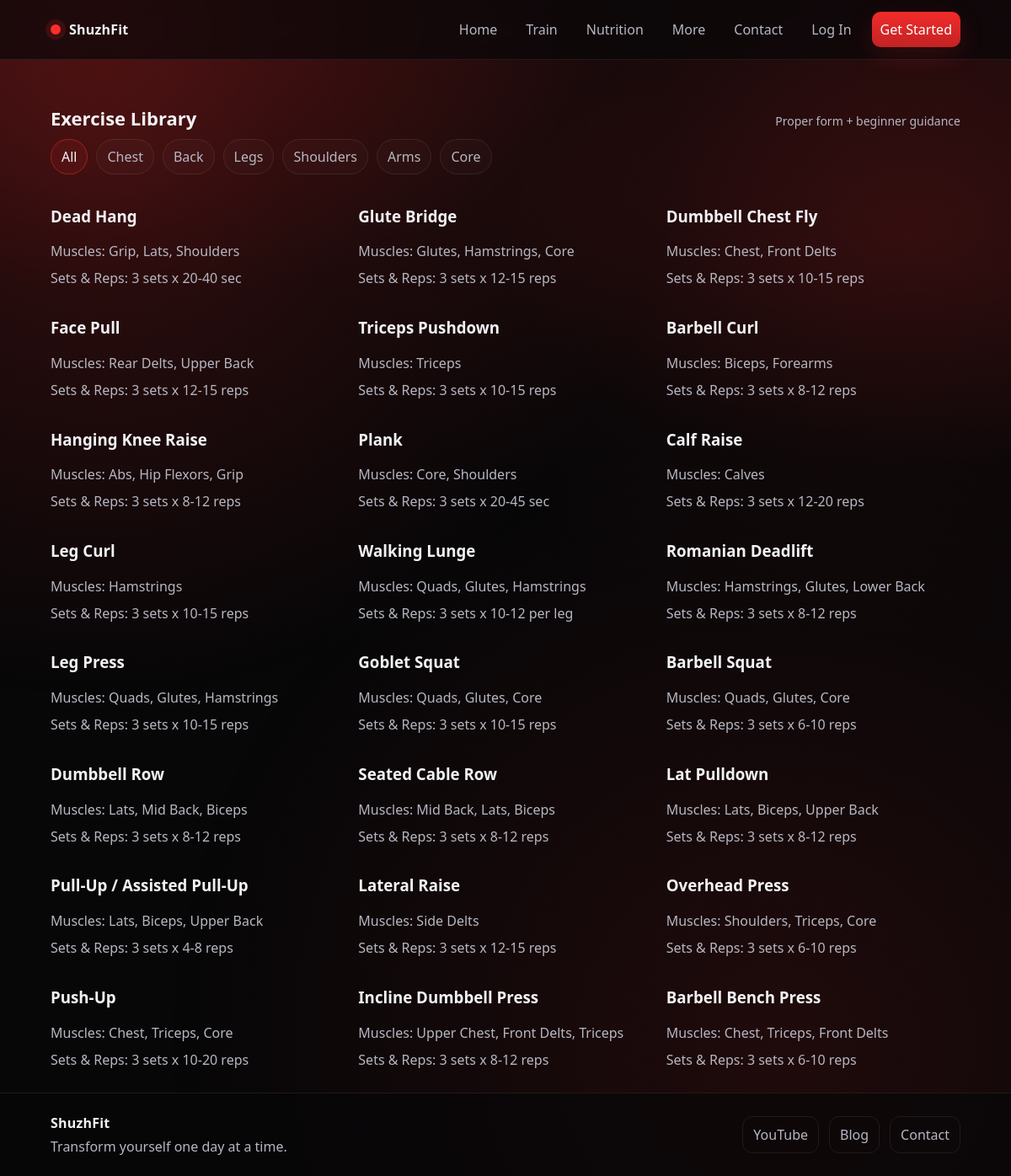
/exercises.php, run on the app's committed database.
### tables this page shows
CREATE TABLE IF NOT EXISTS exercises (
  id INT UNSIGNED NOT NULL AUTO_INCREMENT,
  name VARCHAR(200) NOT NULL,
  slug VARCHAR(220) NOT NULL,
  muscles_worked VARCHAR(200) NOT NULL,
  benefits MEDIUMTEXT NOT NULL,
  form_guide MEDIUMTEXT NOT NULL,
  mistakes MEDIUMTEXT NOT NULL,
  reps VARCHAR(120) NOT NULL DEFAULT '3 sets x 10-12 reps',
  created_at TIMESTAMP NOT NULL DEFAULT CURRENT_TIMESTAMP,
  PRIMARY KEY (id),
  UNIQUE KEY uniq_exercises_slug (slug),
  KEY idx_exercises_created (created_at)
);

### lib/auth.php (called while the page is built, shortened)
<?php
if (!defined('SHUZHFIT_AUTH_LOADED')) {
    function current_user(): ?array
    {
        $userId = isset($_SESSION['user_id']) ? (int)$_SESSION['user_id'] : 0;
        if ($userId <= 0) {
            return $user = null;
        }
        $user = db_fetch_one(
            'SELECT id, name, email, height_cm, goal_type, activity_level, weekly_workout_target, target_weight_kg
             FROM users WHERE id = :id LIMIT 1',
            [':id' => $userId]
        );
        return $user;
    }
}

### lib/db.php (called while the page is built, shortened)
<?php
if (!defined('SHUZHFIT_DB_LOADED')) {
    $config = require __DIR__ . '/../config/db.php';
    $dbHost = $config['host'] ?? '127.0.0.1';
    $dbName = $config['dbname'] ?? 'shuzhfit';
    $dbUser = $config['user'] ?? 'root';
    $dbPass = $config['pass'] ?? '';
    $dbPort = $config['port'] ?? 3306;
    function shuzhfit_pdo(): PDO
    {
        global $dbHost, $dbName, $dbUser, $dbPass, $dbPort;
        $dsn = "mysql:host={$dbHost};port={$dbPort};dbname={$dbName};charset=utf8mb4";
        $pdo = new PDO($dsn, $dbUser, $dbPass, [
            PDO::ATTR_ERRMODE => PDO::ERRMODE_EXCEPTION,
            PDO::ATTR_DEFAULT_FETCH_MODE => PDO::FETCH_ASSOC,
        ]);
        return $pdo;
    }
    function e(string $value): string
    {
        return htmlspecialchars($value, ENT_QUOTES, 'UTF-8');
    }
    function db_fetch_all(string $sql, array $params = []): array
    {
        $stmt = shuzhfit_pdo()->prepare($sql);
        $stmt->execute();
        return $stmt->fetchAll();
    }
}

### exercises.php (the view, shortened to what this page needs)
<?php
require_once __DIR__ . '/lib/db.php';
$muscleFilter = trim((string)($_GET['muscle'] ?? ''));
$allowedMuscles = ['Chest', 'Back', 'Legs', 'Shoulders', 'Arms', 'Core'];
$params = [];
$where = '';
$exercises = db_fetch_all(
    'SELECT id, name, slug, muscles_worked, benefits, reps, created_at FROM exercises' . $where . ' ORDER BY created_at DESC LIMIT 100',
    $params
);
?>
<!doctype html>
<html lang="en">
<head>
    <link rel="stylesheet" href="css/style.css" />
</head>
<body>
    <?php require __DIR__ . '/includes/header.php'; ?>
    <main class="container page">
        <section>
            <div class="section-title">
                <h2>Exercise Library</h2>
                <span>Proper form + beginner guidance</span>
            </div>
            <div class="filter-bar">
                <a class="filter-pill <?php echo $muscleFilter === '' ? 'active' : ''; ?>" href="exercises.php">All</a>
                <?php foreach ($allowedMuscles as $muscle): ?>
                    <a class="filter-pill <?php echo $muscleFilter === $muscle ? 'active' : ''; ?>" href="exercises.php?muscle=<?php echo urlencode($muscle); ?>"><?php echo e($muscle); ?></a>
                <?php endforeach; ?>
            </div>
            <div class="grid" style="grid-template-columns:repeat(3,1fr);">
                <?php if (!$exercises): ?>
                    <div class="notice err">No exercises found. Admin can add exercises from /admin.</div>
                <?php else: ?>
                    <?php foreach ($exercises as $ex): ?>
                        <article class="exercise-card">
                            <a href="exercise_page.php?slug=<?php echo urlencode($ex['slug']); ?>">
                                <h3><?php echo e($ex['name']); ?></h3>
                                <div class="muted" style="margin-top:6px;">Muscles: <?php echo e($ex['muscles_worked']); ?></div>
                                <div class="muted" style="margin-top:10px;">Sets & Reps: <?php echo e($ex['reps']); ?></div>
                            </a>
                        </article>
                    <?php endforeach; ?>
                <?php endif; ?>
            </div>
        </section>
    </main>
    <?php require __DIR__ . '/includes/footer.php'; ?>
</body>
</html>

### includes/header.php (shortened to what this page needs)
<?php
require_once __DIR__ . '/../lib/db.php';
require_once __DIR__ . '/../lib/auth.php';
$headerUser = current_user();
$currentFile = basename((string)($_SERVER['PHP_SELF'] ?? ''));
?>
<link rel="stylesheet" href="css/style.css" />
<div class="bg-glow" aria-hidden="true"></div>
<header class="site-header">
    <div class="container nav-wrap">
        <a class="brand" href="index.php" aria-label="ShuzhFit Home">
            <span class="brand-dot" aria-hidden="true"></span>
            ShuzhFit
        </a>
        <nav class="nav" aria-label="Primary">
            <a class="nav-link<?= $currentFile === 'index.php' ? ' active' : '' ?>" href="index.php">Home</a>
            <details class="nav-drop">
                <summary class="nav-link">Train</summary>
            </details>
            <details class="nav-drop">
                <summary class="nav-link">Nutrition</summary>
            </details>
            <details class="nav-drop">
                <summary class="nav-link">More</summary>
            </details>
            <a class="nav-link<?= $currentFile === 'contact.php' ? ' active' : '' ?>" href="contact.php">Contact</a>
            <?php if ($headerUser): ?>
                <details class="nav-drop nav-user">
                    <summary class="nav-link nav-cta"><?= e((string)$headerUser['name']) ?> ▾</summary>
                    <div class="drop-panel drop-right">
                        <a href="profile.php">My Profile & Goals</a>
                        <a href="logout.php">Log Out</a>
                    </div>
                </details>
            <?php else: ?>
                <a class="nav-link" href="login.php">Log In</a>
                <a class="nav-link nav-cta" href="register.php">Get Started</a>
            <?php endif; ?>
        </nav>
    </div>
</header>

### includes/footer.php (shortened to what this page needs)
<footer class="site-footer">
    <div class="container footer-inner">
        <div>
            <div class="footer-brand">ShuzhFit</div>
            <div class="footer-muted">Transform yourself one day at a time.</div>
        </div>
        <div class="footer-links" aria-label="Social links">
            <a class="footer-link" href="https://youtube.com/@shuzhfit?si=BCCs-y45wU_VSNKs" target="_blank" rel="noopener noreferrer" aria-label="YouTube channel">YouTube</a>
            <a class="footer-link" href="blog.php">Blog</a>
            <a class="footer-link" href="contact.php">Contact</a>
        </div>
    </div>
</footer>

### css/style.css (style rules this page uses)
:root { --bg: #070708; --panel: #0f1013; --panel-2: #14151b; --text: #f2f2f5; --muted: #b7b7c2; --accent: #ff2d2d; --accent-2: #ff4d4d; --border: rgba(255, 255, 255, 0.08); --shadow: 0 12px 40px rgba(0, 0, 0, 0.45); }
* { box-sizing: border-box; }
html, body { height: 100%; }
body { margin: 0; min-height: 100vh; font-family: ui-sans-serif, system-ui, -apple-system, Segoe UI, Roboto, Arial, "Noto Sans", "Liberation Sans", sans-serif; background: radial-gradient( 1000px 600px at 10% 0%, rgba(255, 45, 45, 0.18), transparent 60% ), radial-gradient( 900px 500px at 90% 20%, rgba(255, 45, 45, 0.12), transparent 55% ), var(--bg); color: var(--text); display: flex; flex-direction: column; }
a { color: inherit; text-decoration: none; }
.container { width: min(1080px, calc(100% - 32px)); margin: 0 auto; }
.bg-glow { position: fixed; inset: -200px; background: radial-gradient( circle at 20% 20%, rgba(255, 45, 45, 0.18), transparent 35% ), radial-gradient( circle at 80% 10%, rgba(255, 45, 45, 0.12), transparent 38% ), radial-gradient(circle at 70% 80%, rgba(255, 45, 45, 0.1), transparent 40%); pointer-events: none; z-index: -1; }
.site-header { position: sticky; top: 0; z-index: 20; backdrop-filter: blur(10px); background: rgba(7, 7, 8, 0.65); border-bottom: 1px solid var(--border); }
.nav-wrap { display: flex; align-items: center; justify-content: space-between; padding: 14px 0; }
.brand { display: flex; align-items: center; gap: 10px; font-weight: 800; letter-spacing: 0.2px; }
.brand-dot { width: 12px; height: 12px; border-radius: 999px; background: var(--accent); box-shadow: 0 0 0 6px rgba(255, 45, 45, 0.14); }
.nav { display: flex; gap: 14px; align-items: center; }
.nav-link { padding: 10px 10px; border-radius: 10px; color: var(--muted); transition: 160ms ease; }
.nav-cta { color: #fff; background: linear-gradient( 180deg, rgba(255, 45, 45, 0.95), rgba(255, 45, 45, 0.75) ); box-shadow: 0 10px 30px rgba(255, 45, 45, 0.15); }
.page { padding: 28px 0; }
.muted { color: var(--muted); }
.filter-bar { display: flex; gap: 10px; flex-wrap: wrap; marginfgelopen: 16px 0 0; }
.filter-pill { display: inline-flex; align-items: center; justify-content: center; padding: 9px 12px; border-radius: 999px; border: 1px solid var(--border); background: rgba(255, 255, 255, 0.02); color: var(--muted); text-decoration: none; transition: 160ms ease; }
.filter-pill:hover, .filter-pill.active { border-color: rgba(255, 45, 45, 0.45); color: var(--text); background: rgba(255, 45, 45, 0.09); }
.grid { display: grid; grid-template-columns: repeat(3, 1fr); gap: 16px; margin-top: 18px; }
.section-title { margin-top: 26px; margin-bottom: 10px; display: flex; align-items: baseline; justify-content: space-between; gap: 12px; }
.section-title h2 { margin: 0; font-size: 22px; }
.section-title span { color: var(--muted); font-size: 14px; }
.site-footer { border-top: 1px solid var(--border); padding: 24px 0; background: rgba(7, 7, 8, 0.65); margin-top: auto; }
.footer-inner { display: flex; align-items: center; justify-content: space-between; gap: 18px; flex-wrap: wrap; }
.footer-brand { font-weight: 900; letter-spacing: 0.2px; }
.footer-muted { color: var(--muted); margin-top: 6px; }
.footer-links { display: flex; gap: 12px; flex-wrap: wrap; }
.footer-link { color: var(--muted); padding: 10px 12px; border: 1px solid var(--border); border-radius: 12px; transition: 160ms ease; }
.nav-drop { position: relative; }
.nav-drop summary { list-style: none; cursor: pointer; user-select: none; }

### data on the page
exercises: name "Dead Hang", muscles_worked "Grip, Lats, Shoulders", reps "3 sets x 20-40 sec"
exercises: name "Glute Bridge", muscles_worked "Glutes, Hamstrings, Core", reps "3 sets x 12-15 reps"
exercises: name "Dumbbell Chest Fly", muscles_worked "Chest, Front Delts", reps "3 sets x 10-15 reps"
exercises: name "Face Pull", muscles_worked "Rear Delts, Upper Back", reps "3 sets x 12-15 reps"
exercises: name "Triceps Pushdown", muscles_worked "Triceps", reps "3 sets x 10-15 reps"
exercises: name "Barbell Curl", muscles_worked "Biceps, Forearms", reps "3 sets x 8-12 reps"
exercises: name "Hanging Knee Raise", muscles_worked "Abs, Hip Flexors, Grip", reps "3 sets x 8-12 reps"
exercises: name "Plank", muscles_worked "Core, Shoulders", reps "3 sets x 20-45 sec"
exercises: name "Calf Raise", muscles_worked "Calves", reps "3 sets x 12-20 reps"
exercises: name "Leg Curl", muscles_worked "Hamstrings", reps "3 sets x 10-15 reps"
exercises: name "Walking Lunge", muscles_worked "Quads, Glutes, Hamstrings", reps "3 sets x 10-12 per leg"
exercises: name "Romanian Deadlift", muscles_worked "Hamstrings, Glutes, Lower Back", reps "3 sets x 8-12 reps"
exercises: name "Leg Press", muscles_worked "Quads, Glutes, Hamstrings", reps "3 sets x 10-15 reps"
exercises: name "Goblet Squat", muscles_worked "Quads, Glutes, Core", reps "3 sets x 10-15 reps"
exercises: name "Barbell Squat", muscles_worked "Quads, Glutes, Core", reps "3 sets x 6-10 reps"
exercises: name "Dumbbell Row", muscles_worked "Lats, Mid Back, Biceps", reps "3 sets x 8-12 reps"
exercises: name "Seated Cable Row", muscles_worked "Mid Back, Lats, Biceps", reps "3 sets x 8-12 reps"
exercises: name "Lat Pulldown", muscles_worked "Lats, Biceps, Upper Back", reps "3 sets x 8-12 reps"
exercises: name "Pull-Up / Assisted Pull-Up", muscles_worked "Lats, Biceps, Upper Back", reps "3 sets x 4-8 reps"
exercises: name "Lateral Raise", muscles_worked "Side Delts", reps "3 sets x 12-15 reps"
exercises: name "Overhead Press", muscles_worked "Shoulders, Triceps, Core", reps "3 sets x 6-10 reps"
exercises: name "Push-Up", muscles_worked "Chest, Triceps, Core", reps "3 sets x 10-20 reps"
exercises: name "Incline Dumbbell Press", muscles_worked "Upper Chest, Front Delts, Triceps", reps "3 sets x 8-12 reps"
exercises: name "Barbell Bench Press", muscles_worked "Chest, Triceps, Front Delts", reps "3 sets x 6-10 reps"

### other printed values
$muscle "Chest"
$muscle "Back"
$muscle "Legs"
$muscle "Shoulders"
$muscle "Arms"
$muscle "Core"
